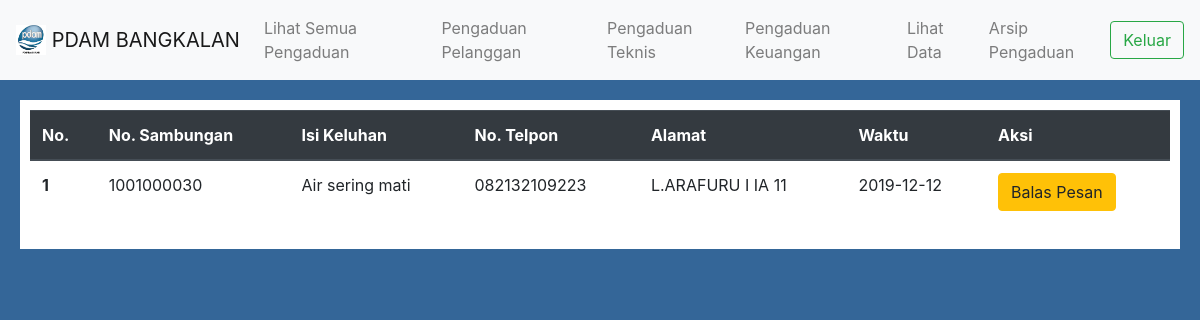
Page /index.php/welcome/Teknis on the committed database.
### tables this page shows
CREATE TABLE `riwayat_keluhan` (
  `No_R` int(11) NOT NULL,
  `Pelanggan` varchar(50) NOT NULL,
  `Keluhan` varchar(200) NOT NULL,
  `Waktu` date NOT NULL,
  `Bagian_Pengaduan` int(11) NOT NULL,
  `NO_HP` varchar(13) NOT NULL,
  `status` varchar(1) NOT NULL
);

CREATE TABLE `pelanggan` (
  `No_Sambungan` varchar(50) NOT NULL,
  `Nama` varchar(50) NOT NULL,
  `Alamat` varchar(50) NOT NULL
);

### application/controllers/Welcome.php (called while the page is built, shortened)
<?php
class Welcome extends CI_Controller {
	function __construct(){
		$this->load->model('m_login');
	}
	public function Teknis()
	{
		$data['data'] = $this->m_login->tampil_data_keluhan();
		$this->load->view('teknis',$data);
	}
}

### index.php (called while the page is built, shortened)
<?php
require_once BASEPATH.'core/CodeIgniter.php';

### application/models/M_login.php (called while the page is built, shortened)
<?php
	class M_login extends CI_Model{
		function tampil_data_keluhan(){
			$this->db->select('p.No_Sambungan,r.Keluhan,r.Waktu,p.Alamat,p.Nama,r.NO_HP,r.Bagian_Pengaduan,r.No_R');
		  	$this->db->from('riwayat_keluhan r');
      		$this->db->join('pelanggan p ', 'r.Pelanggan=p.No_Sambungan');
      		$this->db->where('r.status','0');
      		$query = $this->db->get();
      		return $query->result();
      	}
	}
?>

### application/views/teknis.php (the view, shortened to what this page needs)
<!DOCTYPE html>
<html>
  <head>
    <link href="<?php echo base_url()?>/assets/bootstrap/css/bootstrap.min.css" rel="stylesheet" type="text/css" />
  </head>
  <body style="background: #346698">
    <nav class="navbar navbar-expand-lg navbar-light bg-light">
       <a class="navbar-brand" href="#">
        <img src="<?php echo base_url()?>/assets/gambar/logo.jpg" width="30" height="30" class="d-inline-block align-top" alt=""> PDAM BANGKALAN
      </a>
      <div class="collapse navbar-collapse" id="navbarSupportedContent">
        <ul class="navbar-nav mr-auto">
          <li class="nav-item">
            <a class="nav-link" href="<?php echo base_url()?>index.php/Welcome/admin">Lihat Semua Pengaduan</a>
          </li>
          <li class="nav-item">
            <a class="nav-link" href="<?php echo base_url()?>index.php/Welcome/Pelanggan">Pengaduan Pelanggan</a>
          </li>
          <li class="nav-item">
            <a class="nav-link" href="<?php echo base_url()?>index.php/Welcome/Teknis">Pengaduan Teknis</a>
          </li>
          <li class="nav-item">
            <a class="nav-link" href="<?php echo base_url()?>index.php/Welcome/Keuangan">Pengaduan Keuangan</a>
          </li>
          <li class="nav-item">
            <a class="nav-link" href="<?php echo base_url()?>index.php/Welcome/lihatdata">Lihat Data</a>
          </li>
          <li class="nav-item">
            <a class="nav-link" href="<?php echo base_url()?>index.php/Welcome/arsip">Arsip Pengaduan</a>
          </li>
        </ul>
        <form class="form-inline my-2 my-lg-0" methof="POST" action="<?php echo base_url()?>index.php/Welcome/index">
          <button class="btn btn-outline-success my-2 my-sm-0" type="submit">Keluar</button>
        </form>
      </div>
    </nav>
    <div style="background:white;margin:20px;padding:10px">
      <table class="table">
        <thead class="thead-dark">
          <tr>
            <th scope="col">No.</th>
            <th scope="col">No. Sambungan</th>
            <th scope="col">Isi Keluhan</th>
            <th scope="col">No. Telpon</th>
            <th scope="col">Alamat</th>
            <th scope="col">Waktu</th>
            <th scope="col">Aksi</th>
          </tr>
        </thead>
        <tbody>
          <?php
            $no = 0;
            foreach($data as $u){
                if($u->Bagian_Pengaduan=="2"){
                $no++;
                echo'<tr>
                  <th scope="row">'.$no.'</th>
                  <td>'.$u->No_Sambungan.'</td>
                  <td>'.$u->Keluhan.'</td>
                  <td>'.$u->NO_HP.'</td>
                  <td>'.$u->Alamat.'</td>
                  <td>'.$u->Waktu.'</td>
                  <td><a class="btn btn-warning" href=" '.base_url().'index.php/Welcome/balas/'.$u->No_R.' " id="bp" data-toggle="modal" data-target="#modal_bp">Balas Pesan</a></td>
                </tr>';
              }
            }
          ?>
        </tbody>
      </table>
    </div>
  </body>
</html>

### rows in the picture
riwayat_keluhan: pelanggan.No_Sambungan "1001000030", Keluhan "Air sering mati", NO_HP "082132109223", pelanggan.Alamat "L.ARAFURU I IA 11", Waktu "2019-12-12"
